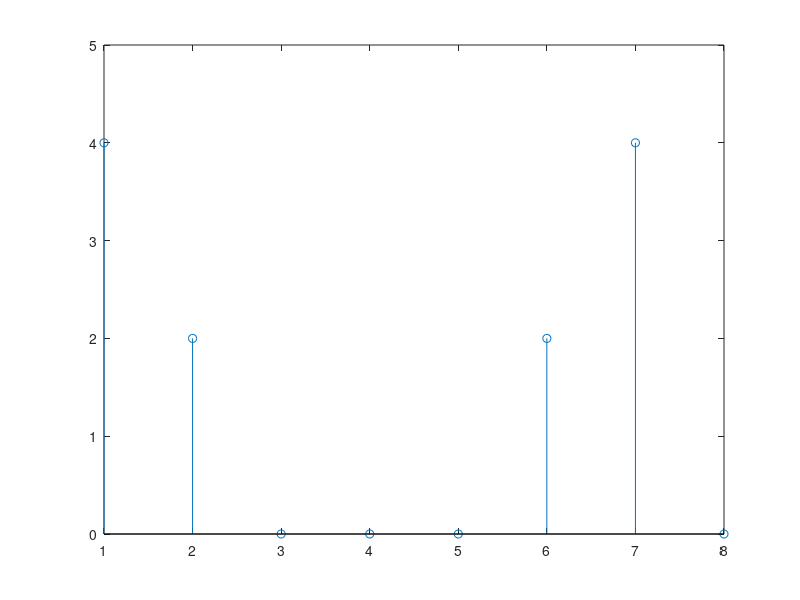

Source code (MATLAB):
clear;
%continuos time sognal to discrete time signal
% x(t)=sin(2*pi*1000*t)+0.5sin(2*pi*2000*t+3*pi/4)
A=0 ;%amplitude
fs=8000 %sampling frequency
F= 0; %continuos frequency
f= F/fs; %discrete frequency
ts=1/fs  
N=8 %N point DFT
n=0:N-1;
x=sin(2*pi*1000/fs*n)+0.5*sin(2*pi*2000/fs*n+3*pi/4);
%subplot(2,1,1);
%plot(n,x);
a=zeros(1,N);
b=zeros(1,N);
X=zeros(1,N);
X_angle=zeros(1,N);
for m=1:N
  for i=0:N-1
    a(m)=a(m)+x(i+1)*cos(2*pi*i*m/N); %real part
    b(m)=b(m)-x(i+1)*sin(2*pi*i*m/N); %imaginary part
  endfor
  X(m)=sqrt(a(m)^2 + b(m)^2);
  X_angle(m)=atan(b(m)/a(m));
endfor
m=1:N;
%subplot(2,1,2);
stem(m,X);

f=zeros(1,N/2);
k=1;
for j=1:N/2
  if X(j)>1
    disp(X(j));
    f(k)=j*fs/N;
    k++;
  endif
endfor
disp('frequency');
disp(f);

disp(X_angle)